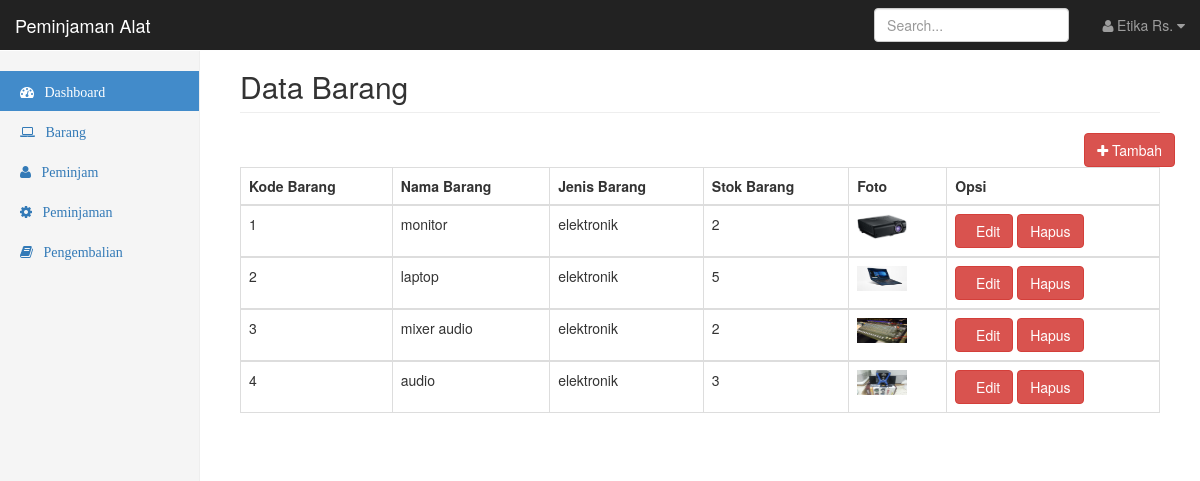
The page /barang.php (signed in) on the database its author committed.
### tables this page shows
CREATE TABLE `barang` (
  `id_brg` int(11) NOT NULL,
  `nama_brg` varchar(255) NOT NULL,
  `jenis_brg` varchar(255) NOT NULL,
  `stok_brg` varchar(255) NOT NULL,
  `foto` varchar(300) NOT NULL
);

### barang.php (the view, shortened to what this page needs)
<!DOCTYPE html>
<html lang="en">
  <head>
    <link href="bootstrap/dist/css/bootstrap.min.css" rel="stylesheet">
    <link href="bootstrap/dist/css/global.css" rel="stylesheet">
    <link href="bootstrap/font-awesome/css/font-awesome.min.css" rel="stylesheet" type="text/css">
  </head>
  <body>
    <nav class="navbar navbar-inverse navbar-fixed-top">
      <div class="container-fluid">
        <div class="navbar-header">
          <a class="navbar-brand" href="#">Peminjaman Alat</a>
        </div>
        <div id="navbar" class="navbar-collapse collapse">
          <ul class="nav navbar-nav navbar-right">
            <li class="dropdown">
              <a class="dropdown-toggle" data-toggle="dropdown">
                <i class="fa fa-user fa-fw"></i>Etika Rs. <i class="fa fa-caret-down"></i>
              </a>
          </li>
          </ul>
          <form class="navbar-form navbar-right">
            <input type="text" class="form-control" placeholder="Search...">
          </form>
        </div>
      </div>
    </nav>
    <div class="container-fluid">
      <div class="row">
        <div class="col-sm-3 col-md-2 sidebar">
          <ul class="nav nav-sidebar">
            <li class="active"><a href="dashboard.php"><i class="fa fa-dashboard">&nbsp;&nbsp;&nbsp;Dashboard</i></a></li>
            <li><a href="barang.php"><i class="fa fa-laptop">&nbsp;&nbsp;&nbsp;Barang</i></a></li>
            <li><a href="peminjam.php"><i class="fa fa-user">&nbsp;&nbsp;&nbsp;Peminjam</i></a></li>
            <li><a href="peminjaman.php"><i class="fa fa-gear">&nbsp;&nbsp;&nbsp;Peminjaman</i></a></li>
            <li><a href="pengembalian.php"><i class="fa fa-book">&nbsp;&nbsp;&nbsp;Pengembalian</i></a></li>
          </ul>
        </div>
        <div class="col-sm-9 col-sm-offset-3 col-md-10 col-md-offset-2 main">
          <h2 class="page-header">Data Barang</h2>
          <div class="row">
            <a href="tambahbrg.php" class="btn btn-danger pull-right"><i class="fa fa-plus"></i> Tambah</a>
          </div>
              <table id="tabelbarang" class="table table-bordered table-hover">
                     <thead>
                        <tr>
                          <th>Kode Barang</th>
                          <th>Nama Barang</th>
                          <th>Jenis Barang</th>
                          <th>Stok Barang</th>
                          <th>Foto</th>
                          <th>Opsi</th>
                        </tr>
                     </thead>
                <?php
                     $query = mysql_query("SELECT * FROM barang ");
                     $id_brg=1;
                     while ($lihat=mysql_fetch_array($query)){
                      ?>
                      <tbody>
                        <tr>
                          <td><?php echo $id_brg++; ?></td>
                          <td><?php echo $lihat ['nama_brg']; ?></td>
                          <td><?php echo $lihat ['jenis_brg'];?></td>
                          <td><?php echo $lihat ['stok_brg']; ?></td>
                          <td><img src="images/<?php echo $lihat['foto']; ?>" alt="" width="50" height="25"></td>
                          <td> <a href="editbrg.php?id_brg=<?php echo $lihat['id_brg']; ?>" class="btn btn-danger">&nbsp;&nbsp;Edit</a>
                          <a href="hapusbrg.php?id=<?php echo $lihat['id_brg']; ?>" class="btn btn-danger">Hapus</a>
                          </td>
                        </tr>
                        <?php
                        } ?>
                      </tbody>
              </table>
        </div>
      </div>
    </div>
    <?php require_once "templates/footer.php" ?>

### rows shown on the page
barang: nama_brg "monitor", jenis_brg "elektronik", stok_brg "2", foto (picture)
barang: nama_brg "laptop", jenis_brg "elektronik", stok_brg "5", foto (picture)
barang: nama_brg "mixer audio", jenis_brg "elektronik", stok_brg "2", foto (picture)
barang: nama_brg "audio", jenis_brg "elektronik", stok_brg "3", foto (picture)
